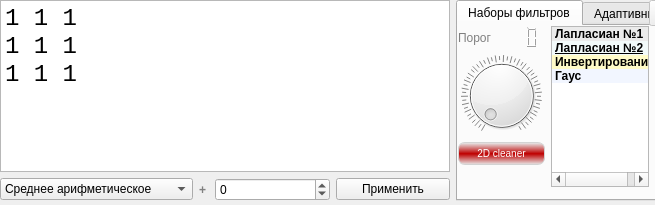
           <widget class="QWidget" name="scrollAreaWidgetContents_2">
            <property name="geometry">
             <rect>
              <x>0</x>
              <y>0</y>
              <width>655</width>
              <height>205</height>
             </rect>
            </property>
            <widget class="QWidget" name="verticalLayoutWidget_7">
             <property name="geometry">
              <rect>
               <x>0</x>
               <y>0</y>
               <width>680</width>
               <height>201</height>
              </rect>
             </property>
             <layout class="QVBoxLayout" name="filtersLayout">
              <item>
               <layout class="QHBoxLayout" name="horizontalLayout_2">
                <item>
                 <layout class="QVBoxLayout" name="verticalLayout">
                  <item>
                   <widget class="QPlainTextEdit" name="filterTextEdit">
                    <property name="sizePolicy">
                     <sizepolicy hsizetype="MinimumExpanding" vsizetype="Expanding">
                      <horstretch>0</horstretch>
                      <verstretch>0</verstretch>
                     </sizepolicy>
                    </property>
                    <property name="minimumSize">
                     <size>
                      <width>450</width>
                      <height>0</height>
                     </size>
                    </property>
                    <property name="font">
                     <font>
                      <family>Monospace</family>
                      <pointsize>18</pointsize>
                      <weight>50</weight>
                      <bold>false</bold>
                      <stylestrategy>PreferAntialias</stylestrategy>
                     </font>
                    </property>
                    <property name="layoutDirection">
                     <enum>Qt::LeftToRight</enum>
                    </property>
                    <property name="styleSheet">
                     <string notr="true"/>
                    </property>
                    <property name="frameShadow">
                     <enum>QFrame::Sunken</enum>
                    </property>
                    <property name="documentTitle">
                     <string comment="Сюда матрицу пишем" extracomment="Сюда маску"/>
                    </property>
                    <property name="lineWrapMode">
                     <enum>QPlainTextEdit::NoWrap</enum>
                    </property>
                    <property name="plainText">
                     <string>1 1 1
1 1 1
1 1 1</string>
                    </property>
                    <property name="textInteractionFlags">
                     <set>Qt::LinksAccessibleByKeyboard|Qt::LinksAccessibleByMouse|Qt::TextBrowserInteraction|Qt::TextEditable|Qt::TextEditorInteraction|Qt::TextSelectableByKeyboard|Qt::TextSelectableByMouse</set>
                    </property>
                    <property name="backgroundVisible">
                     <bool>false</bool>
                    </property>
                    <property name="centerOnScroll">
                     <bool>false</bool>
                    </property>
                   </widget>
                  </item>
                  <item>
                   <layout class="QHBoxLayout" name="horizontalLayout_3">
                    <item>
                     <widget class="QComboBox" name="filterTypeCombo">
                      <item>
                       <property name="text">
                        <string>Среднее арифметическое</string>
                       </property>
                      </item>
                      <item>
                       <property name="text">
                        <string>Среднее геометрическое</string>
                       </property>
                      </item>
                      <item>
                       <property name="text">
                        <string>Медианый</string>
                       </property>
                      </item>
                      <item>
                       <property name="text">
                        <string>Дополняющий изображение</string>
                       </property>
                      </item>
                     </widget>
                    </item>
                    <item>
                     <widget class="QLabel" name="label_14">
                      <property name="sizePolicy">
                       <sizepolicy hsizetype="Minimum" vsizetype="Minimum">
                        <horstretch>0</horstretch>
                        <verstretch>0</verstretch>
                       </sizepolicy>
                      </property>
                      <property name="minimumSize">
                       <size>
                        <width>10</width>
                        <height>10</height>
                       </size>
                      </property>
                      <property name="maximumSize">
                       <size>
                        <width>10</width>
                        <height>16777215</height>
                       </size>
                      </property>
                      <property name="styleSheet">
                       <string notr="true">font-weight: bold;
color: gray;</string>
                      </property>
                      <property name="text">
                       <string>+</string>
                      </property>
                     </widget>
                    </item>
                    <item>
                     <widget class="QSpinBox" name="filterOffsetBox">
                      <property name="minimum">
                       <number>-255</number>
                      </property>
                      <property name="maximum">
                       <number>255</number>
                      </property>
                     </widget>
                    </item>
                    <item>
                     <widget class="QPushButton" name="applyFilterButton">
                      <property name="text">
                       <string>Применить</string>
                      </property>
                     </widget>
                    </item>
                   </layout>
                  </item>
                 </layout>
                </item>
                <item>
                 <widget class="QTabWidget" name="tabWidget">
                  <property name="styleSheet">
                   <string notr="true"/>
                  </property>
                  <property name="tabPosition">
                   <enum>QTabWidget::North</enum>
                  </property>
                  <property name="currentIndex">
                   <number>0</number>
                  </property>
                  <widget class="QWidget" name="collectionsTab">
                   <attribute name="title">
                    <string>Наборы фильтров</string>
                   </attribute>
                   <widget class="QWidget" name="horizontalLayoutWidget_5">
                    <property name="geometry">
                     <rect>
                      <x>0</x>
                      <y>0</y>
                      <width>191</width>
                      <height>161</height>
                     </rect>
                    </property>
                    <layout class="QHBoxLayout" name="collectionsLayout">
                     <item>
                      <layout class="QVBoxLayout" name="verticalLayout_3">
                       <item>
                        <layout class="QFormLayout" name="formLayout_12">
                         <item row="0" column="0">
                          <widget class="QLabel" name="label_15">
                           <property name="styleSheet">
                            <string notr="true">color: gray;</string>
                           </property>
                           <property name="text">
                            <string>Порог</string>
                           </property>
                          </widget>
                         </item>
                         <item row="0" column="1">
                          <widget class="QLCDNumber" name="lcdNumber_11">
                           <property name="frameShape">
                            <enum>QFrame::NoFrame</enum>
                           </property>
                           <property name="numDigits">
                            <number>3</number>
                           </property>
                           <property name="segmentStyle">
                            <enum>QLCDNumber::Filled</enum>
                           </property>
                          </widget>
                         </item>
                        </layout>
                       </item>
                       <item>
                        <widget class="QDial" name="twoDClenerDeal">
                         <property name="maximum">
                          <number>255</number>
                         </property>
                         <property name="notchTarget">
                          <double>5.000000000000000</double>
                         </property>
                         <property name="notchesVisible">
                          <bool>true</bool>
                         </property>
                        </widget>
                       </item>
                       <item>
                        <widget class="QPushButton" name="twoDCleanerButton">
                         <property name="styleSheet">
                          <string notr="true">QPushButton{
font-weight:75;
min-width:60px;
min-height:15px;
color: white;
background-color: qlineargradient(spread:reflect, x1:0, y1:0.511, x2:0, y2:1, stop:0 rgba(191, 0, 0, 255), stop:1 rgba(230, 230, 230, 255));
border-width: 1px;
border-color: lightgray;
border-style: solid;
border-radius: 7;
padding: 3px;
font-size: 10px;
padding-left: 5px;
padding-right: 5px;
	font: bold 10pt &quot;Arial&quot;;
}
QPushButton:hover {
background-color:  qlineargradient(spread:pad, x1:0, y1:1, x2:0, y2:0, stop:0 rgba(75, 75, 75, 255), stop:1 rgba(25, 25, 25, 255));
border-color:white;
}
QPushButton:pressed {
margin:2px;
color:grey;
background-color: qlineargradient(spread:pad, x1:0.517, y1:1, x2:0.506, y2:0, stop:0 rgba(0, 0, 0, 255), stop:0.454545 rgba(62, 62, 62, 255), stop:1 rgba(200, 200, 200, 255));
}
</string>
                         </property>
                         <property name="text">
                          <string>2D cleaner</string>
                         </property>
                        </widget>
                       </item>
                       <item>
                        <spacer name="verticalSpacer_7">
                         <property name="orientation">
                          <enum>Qt::Vertical</enum>
                         </property>
                         <property name="sizeHint" stdset="0">
                          <size>
                           <width>20</width>
                           <height>40</height>
                          </size>
                         </property>
                        </spacer>
                       </item>
                      </layout>
                     </item>
                     <item>
                      <widget class="QListWidget" name="collectionsList">
                       <property name="styleSheet">
                        <string notr="true">font-weight: bold;</string>
                       </property>
                       <property name="frameShape">
                        <enum>QFrame::StyledPanel</enum>
                       </property>
                       <property name="frameShadow">
                        <enum>QFrame::Sunken</enum>
                       </property>
                       <property name="lineWidth">
                        <number>2</number>
                       </property>
                       <property name="spacing">
                        <number>3</number>
                       </property>
                       <property name="selectionRectVisible">
                        <bool>true</bool>
                       </property>
                       <item>
                        <property name="text">
                         <string>Лапласиан №1</string>
                        </property>
                        <property name="background">
                         <brush brushstyle="SolidPattern">
                          <color alpha="20">
                           <red>0</red>
                           <green>0</green>
                           <blue>0</blue>
                          </color>
                         </brush>
                        </property>
                       </item>
                       <item>
                        <property name="text">
                         <string>Лапласиан №2</string>
                        </property>
                        <property name="font">
                         <font>
                          <underline>true</underline>
                         </font>
                        </property>
                        <property name="background">
                         <brush brushstyle="SolidPattern">
                          <color alpha="20">
                           <red>90</red>
                           <green>186</green>
                           <blue>191</blue>
                          </color>
                         </brush>
                        </property>
                        <property name="flags">
                         <set>ItemIsSelectable|ItemIsUserCheckable|ItemIsEnabled</set>
                        </property>
                       </item>
                       <item>
                        <property name="text">
                         <string>Инвертирование</string>
                        </property>
                        <property name="background">
                         <brush brushstyle="SolidPattern">
                          <color alpha="100">
                           <red>255</red>
                           <green>244</green>
                           <blue>115</blue>
                          </color>
                         </brush>
                        </property>
                       </item>
                       <item>
                        <property name="text">
                         <string>Гаус</string>
                        </property>
                        <property name="background">
                         <brush brushstyle="SolidPattern">
                          <color alpha="40">
                           <red>174</red>
                           <green>200</green>
                           <blue>255</blue>
                          </color>
                         </brush>
                        </property>
                       </item>
                      </widget>
                     </item>
                    </layout>
                   </widget>
                  </widget>
                  <widget class="QWidget" name="tab_3">
                   <attribute name="title">
                    <string>Адаптивные</string>
                   </attribute>
                  </widget>
                  <widget class="QWidget" name="tab_2">
                   <attribute name="title">
                    <string>Анализ</string>
                   </attribute>
                  </widget>
                 </widget>
                </item>
               </layout>
              </item>
             </layout>
            </widget>
           </widget>
